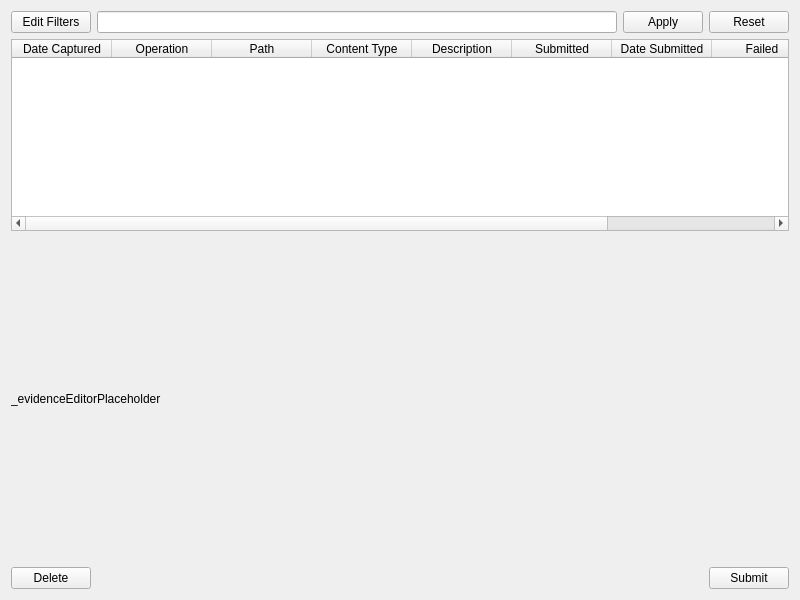
<?xml version="1.0" encoding="UTF-8"?>
<ui version="4.0">
 <class>EvidenceManager</class>
 <widget class="QDialog" name="EvidenceManager">
  <property name="geometry">
   <rect>
    <x>0</x>
    <y>0</y>
    <width>800</width>
    <height>600</height>
   </rect>
  </property>
  <property name="sizePolicy">
   <sizepolicy hsizetype="Preferred" vsizetype="Preferred">
    <horstretch>0</horstretch>
    <verstretch>8</verstretch>
   </sizepolicy>
  </property>
  <property name="minimumSize">
   <size>
    <width>0</width>
    <height>300</height>
   </size>
  </property>
  <property name="windowTitle">
   <string>Evidence Manager</string>
  </property>
  <layout class="QGridLayout" name="gridLayout">
   <item row="5" column="2">
    <spacer name="horizontalSpacer">
     <property name="orientation">
      <enum>Qt::Horizontal</enum>
     </property>
     <property name="sizeHint" stdset="0">
      <size>
       <width>40</width>
       <height>20</height>
      </size>
     </property>
    </spacer>
   </item>
   <item row="5" column="1">
    <widget class="QPushButton" name="deleteEvidenceButton">
     <property name="text">
      <string>Delete</string>
     </property>
     <property name="autoDefault">
      <bool>false</bool>
     </property>
    </widget>
   </item>
   <item row="3" column="1" colspan="5">
    <widget class="QLabel" name="_evidenceEditorPlaceholder">
     <property name="sizePolicy">
      <sizepolicy hsizetype="Preferred" vsizetype="Expanding">
       <horstretch>0</horstretch>
       <verstretch>0</verstretch>
      </sizepolicy>
     </property>
     <property name="text">
      <string>_evidenceEditorPlaceholder</string>
     </property>
    </widget>
   </item>
   <item row="0" column="4">
    <widget class="QPushButton" name="applyFilterButton">
     <property name="text">
      <string>Apply</string>
     </property>
     <property name="autoDefault">
      <bool>false</bool>
     </property>
    </widget>
   </item>
   <item row="0" column="5">
    <widget class="QPushButton" name="resetFilterButton">
     <property name="text">
      <string>Reset</string>
     </property>
     <property name="autoDefault">
      <bool>false</bool>
     </property>
    </widget>
   </item>
   <item row="0" column="2" colspan="2">
    <widget class="QLineEdit" name="filterTextBox"/>
   </item>
   <item row="0" column="1">
    <widget class="QPushButton" name="editFiltersButton">
     <property name="text">
      <string>Edit Filters</string>
     </property>
     <property name="autoDefault">
      <bool>false</bool>
     </property>
    </widget>
   </item>
   <item row="2" column="1" colspan="5">
    <widget class="QTableWidget" name="evidenceTable">
     <property name="sizePolicy">
      <sizepolicy hsizetype="Expanding" vsizetype="Fixed">
       <horstretch>0</horstretch>
       <verstretch>0</verstretch>
      </sizepolicy>
     </property>
     <property name="minimumSize">
      <size>
       <width>0</width>
       <height>0</height>
      </size>
     </property>
     <property name="selectionMode">
      <enum>QAbstractItemView::SingleSelection</enum>
     </property>
     <property name="selectionBehavior">
      <enum>QAbstractItemView::SelectRows</enum>
     </property>
     <property name="sortingEnabled">
      <bool>true</bool>
     </property>
     <attribute name="horizontalHeaderCascadingSectionResizes">
      <bool>false</bool>
     </attribute>
     <attribute name="horizontalHeaderShowSortIndicator" stdset="0">
      <bool>true</bool>
     </attribute>
     <attribute name="horizontalHeaderStretchLastSection">
      <bool>true</bool>
     </attribute>
     <attribute name="verticalHeaderVisible">
      <bool>false</bool>
     </attribute>
     <column>
      <property name="text">
       <string>Date Captured</string>
      </property>
     </column>
     <column>
      <property name="text">
       <string>Operation</string>
      </property>
     </column>
     <column>
      <property name="text">
       <string>Path</string>
      </property>
     </column>
     <column>
      <property name="text">
       <string>Content Type</string>
      </property>
     </column>
     <column>
      <property name="text">
       <string>Description</string>
      </property>
     </column>
     <column>
      <property name="text">
       <string>Submitted</string>
      </property>
     </column>
     <column>
      <property name="text">
       <string>Date Submitted</string>
      </property>
     </column>
     <column>
      <property name="text">
       <string>Failed</string>
      </property>
     </column>
     <column>
      <property name="text">
       <string>Error</string>
      </property>
     </column>
    </widget>
   </item>
   <item row="5" column="5">
    <widget class="QPushButton" name="submitEvidenceButton">
     <property name="text">
      <string>Submit</string>
     </property>
     <property name="autoDefault">
      <bool>false</bool>
     </property>
    </widget>
   </item>
  </layout>
 </widget>
 <tabstops>
  <tabstop>editFiltersButton</tabstop>
  <tabstop>filterTextBox</tabstop>
  <tabstop>evidenceTable</tabstop>
 </tabstops>
 <resources/>
 <connections/>
</ui>
